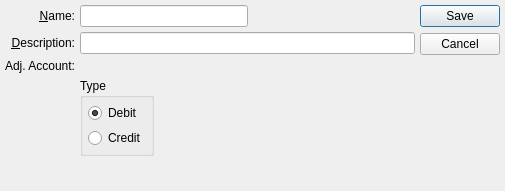
<?xml version="1.0" encoding="UTF-8"?>
<ui version="4.0">
 <comment>This file is part of the xTuple ERP: PostBooks Edition, a free and
open source Enterprise Resource Planning software suite,
Copyright (c) 1999-2018 by OpenMFG LLC, d/b/a xTuple.
It is licensed to you under the Common Public Attribution License
version 1.0, the full text of which (including xTuple-specific Exhibits)
is available at www.xtuple.com/CPAL.  By using this software, you agree
to be bound by its terms.</comment>
 <class>bankAdjustmentType</class>
 <widget class="QDialog" name="bankAdjustmentType">
  <property name="geometry">
   <rect>
    <x>0</x>
    <y>0</y>
    <width>505</width>
    <height>191</height>
   </rect>
  </property>
  <property name="windowTitle">
   <string>Adjustment Type</string>
  </property>
  <layout class="QGridLayout" name="gridLayout">
   <item row="0" column="0">
    <layout class="QVBoxLayout">
     <property name="spacing">
      <number>0</number>
     </property>
     <item>
      <layout class="QGridLayout">
       <property name="spacing">
        <number>5</number>
       </property>
       <item row="0" column="0">
        <widget class="QLabel" name="_nameLit">
         <property name="text">
          <string>&amp;Name:</string>
         </property>
         <property name="alignment">
          <set>Qt::AlignRight|Qt::AlignTrailing|Qt::AlignVCenter</set>
         </property>
         <property name="buddy">
          <cstring>_name</cstring>
         </property>
        </widget>
       </item>
       <item row="0" column="1">
        <layout class="QHBoxLayout">
         <property name="spacing">
          <number>0</number>
         </property>
         <item>
          <widget class="XLineEdit" name="_name"/>
         </item>
         <item>
          <spacer>
           <property name="orientation">
            <enum>Qt::Horizontal</enum>
           </property>
           <property name="sizeType">
            <enum>QSizePolicy::Expanding</enum>
           </property>
           <property name="sizeHint" stdset="0">
            <size>
             <width>20</width>
             <height>20</height>
            </size>
           </property>
          </spacer>
         </item>
        </layout>
       </item>
       <item row="1" column="0">
        <widget class="QLabel" name="_descriptionLit">
         <property name="text">
          <string>&amp;Description:</string>
         </property>
         <property name="alignment">
          <set>Qt::AlignRight|Qt::AlignTrailing|Qt::AlignVCenter</set>
         </property>
         <property name="buddy">
          <cstring>_description</cstring>
         </property>
        </widget>
       </item>
       <item row="3" column="1">
        <layout class="QHBoxLayout">
         <property name="spacing">
          <number>0</number>
         </property>
         <item>
          <widget class="QGroupBox" name="_senseGroup">
           <property name="title">
            <string>Type</string>
           </property>
           <layout class="QVBoxLayout">
            <property name="spacing">
             <number>5</number>
            </property>
            <property name="margin">
             <number>5</number>
            </property>
            <item>
             <widget class="QRadioButton" name="_debit">
              <property name="text">
               <string>Debit</string>
              </property>
              <property name="checked">
               <bool>true</bool>
              </property>
             </widget>
            </item>
            <item>
             <widget class="QRadioButton" name="_credit">
              <property name="text">
               <string>Credit</string>
              </property>
             </widget>
            </item>
           </layout>
          </widget>
         </item>
         <item>
          <spacer>
           <property name="orientation">
            <enum>Qt::Horizontal</enum>
           </property>
           <property name="sizeType">
            <enum>QSizePolicy::Expanding</enum>
           </property>
           <property name="sizeHint" stdset="0">
            <size>
             <width>40</width>
             <height>20</height>
            </size>
           </property>
          </spacer>
         </item>
        </layout>
       </item>
       <item row="1" column="1">
        <widget class="XLineEdit" name="_description"/>
       </item>
       <item row="2" column="0">
        <widget class="QLabel" name="_descriptionLit_2">
         <property name="text">
          <string>Adj. Account:</string>
         </property>
         <property name="alignment">
          <set>Qt::AlignRight|Qt::AlignTrailing|Qt::AlignVCenter</set>
         </property>
         <property name="buddy">
          <cstring>_description</cstring>
         </property>
        </widget>
       </item>
       <item row="2" column="1">
        <widget class="GLCluster" name="_accnt"/>
       </item>
      </layout>
     </item>
     <item>
      <spacer>
       <property name="orientation">
        <enum>Qt::Vertical</enum>
       </property>
       <property name="sizeType">
        <enum>QSizePolicy::Expanding</enum>
       </property>
       <property name="sizeHint" stdset="0">
        <size>
         <width>20</width>
         <height>16</height>
        </size>
       </property>
      </spacer>
     </item>
    </layout>
   </item>
   <item row="0" column="1">
    <widget class="QDialogButtonBox" name="_buttonBox">
     <property name="orientation">
      <enum>Qt::Vertical</enum>
     </property>
     <property name="standardButtons">
      <set>QDialogButtonBox::Cancel|QDialogButtonBox::Save</set>
     </property>
    </widget>
   </item>
  </layout>
 </widget>
 <layoutdefault spacing="5" margin="5"/>
 <customwidgets>
  <customwidget>
   <class>GLCluster</class>
   <extends>QWidget</extends>
   <header>glcluster.h</header>
  </customwidget>
  <customwidget>
   <class>XLineEdit</class>
   <extends>QLineEdit</extends>
   <header>xlineedit.h</header>
   <container>1</container>
  </customwidget>
 </customwidgets>
 <tabstops>
  <tabstop>_name</tabstop>
  <tabstop>_description</tabstop>
  <tabstop>_accnt</tabstop>
  <tabstop>_debit</tabstop>
  <tabstop>_credit</tabstop>
 </tabstops>
 <resources/>
 <connections/>
</ui>
